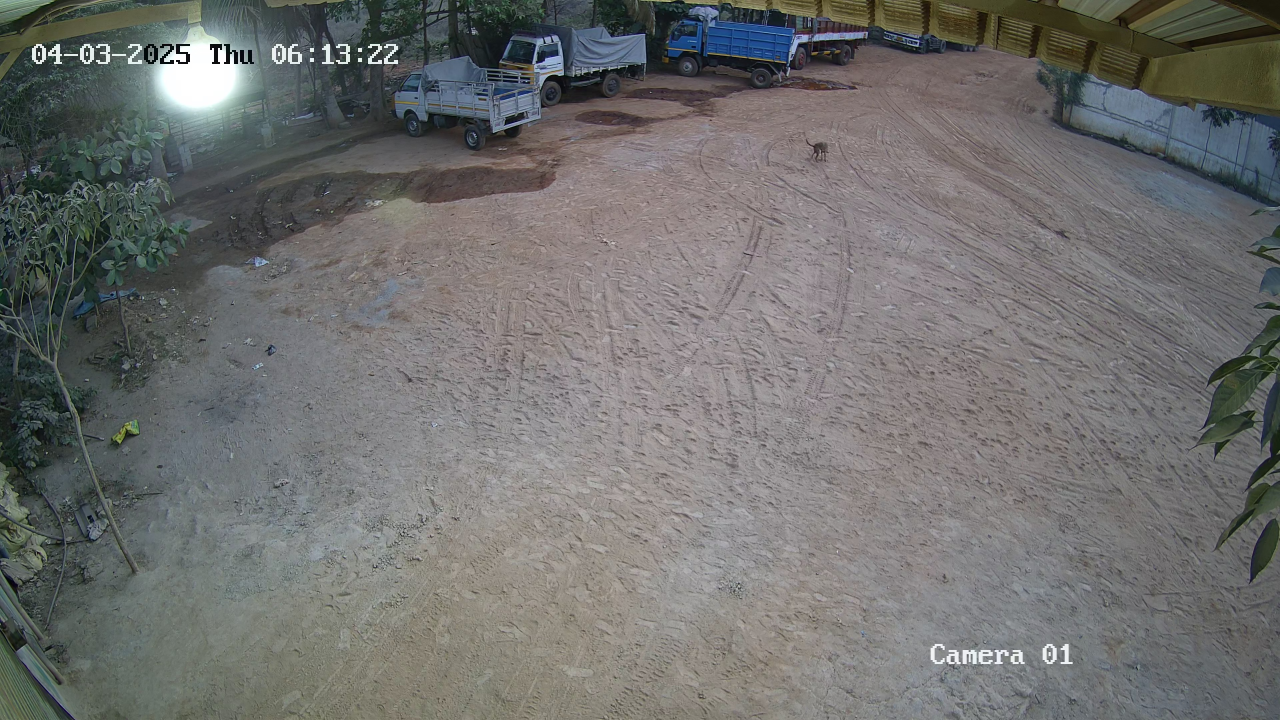
#> input picture rtsp_frames/frame_10_20250403_061323.jpg, 3840 x 2160 px (shown at 1/3 size)
$ python -i rtsp_demo.py   (imports and definitions only)
#> lines starting #> are read from the running program, lines starting #| are printed output that depends on the picture
"""
RTSP Demo - Advanced RTSP Processing with Multi-threaded Pipeline

This script demonstrates how to use the advanced RTSP processor and multi-threaded
pipeline for real-time video processing with hardware acceleration.

Usage:
    python rtsp_demo.py --url rtsp://username:password@ip:port/path --output output.mp4
"""

import argparse
import cv2
import time
import logging
import numpy as np
import threading
import os
from typing import Optional

# Import our modules
from advanced_rtsp_processor import AdvancedRTSPProcessor, FrameData
from stream_pipeline import StreamPipeline, annotate_frame_stage

# Configure logging
# [4 lines not run here, left out]
logger = logging.getLogger('rtsp_demo')

def object_detection_stage(frame_data: FrameData) -> FrameData:
    """
    Simple object detection stage (placeholder)

    In a real implementation, this would use a proper object detection model.
    This is just a simple color-based detection for demonstration.

    Args:
        frame_data: Frame data to process

    Returns:
        Processed frame data with detection results
    """
    if frame_data.frame is None:
        return frame_data

    # Convert to HSV for better color detection
    hsv = cv2.cvtColor(frame_data.frame, cv2.COLOR_BGR2HSV)

    # Define range for red color detection
    lower_red = np.array([0, 120, 70])
    upper_red = np.array([10, 255, 255])
    mask1 = cv2.inRange(hsv, lower_red, upper_red)

    lower_red = np.array([170, 120, 70])
    upper_red = np.array([180, 255, 255])
    mask2 = cv2.inRange(hsv, lower_red, upper_red)

    # Combine masks
    mask = mask1 + mask2

    # Find contours
    contours, _ = cv2.findContours(mask, cv2.RETR_EXTERNAL, cv2.CHAIN_APPROX_SIMPLE)

    # Store detections in frame data
    detections = []

    for contour in contours:
        area = cv2.contourArea(contour)
        if area > 500:  # Filter small contours
            x, y, w, h = cv2.boundingRect(contour)
            detections.append({
                'class': 'red_object',
                'confidence': 0.9,
                'bbox': (x, y, x + w, y + h)
            })

    # Store detections in frame data
    frame_data.processing_data['detections'] = detections

    return frame_data

# [260 lines left out: functions visualization_stage, stats_display_stage, main, not called in this run]

# [2 lines not run here, left out]

>>> import cv2
>>> picture = cv2.imread('../rtsp_frames/frame_10_20250403_061323.jpg', cv2.IMREAD_GRAYSCALE)
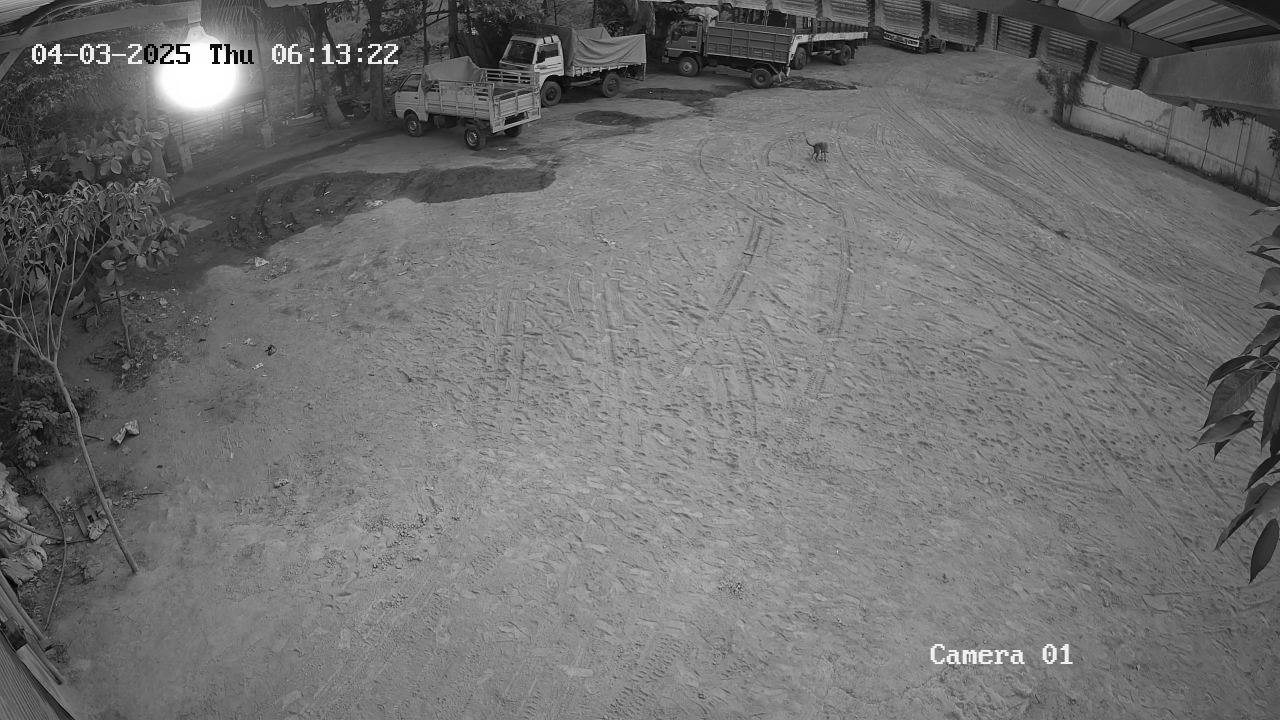
#> picture: shape (2160, 3840) (shown at 1/3 size); min 0, max 255, mean 111.8
#> (the run stopped early here; a loop or call above may not have finished)
